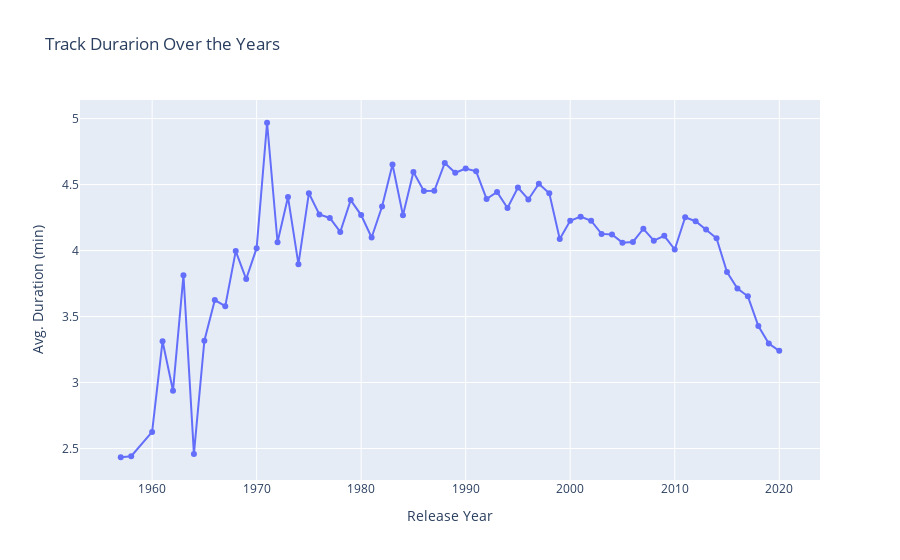

Source (notebook cell):
### Markdown cell above
**Discovering changes in track duration over time**

### Code cell
df['duration_min'] = df['duration in sec'] / 60

# Group by 'release_year' and calculate the average duration for each year
average_duration_by_year = df.groupby('release_year')['duration_min'].mean().reset_index()

# Plot the changes in average track duration over the years
fig = px.line(average_duration_by_year, x='release_year', y='duration_min', markers=True, labels={'release_year': 'Release Year', 'duration_min': 'Avg. Duration (min)'},
              title='Track Durarion Over the Years')
fig.show()

### Figure 1 — Plotly figure (JSON) as saved in the notebook; plotly's stock layout.template omitted (floating-point values rounded to 4 significant figures)
{"data": [{"hovertemplate": "Release Year=%{x}<br>Avg. Duration (min)=%{y}<extra></extra>", "legendgroup": "", "line": {"color": "#636efa", "dash": "solid"}, "marker": {"symbol": "circle"}, "mode": "markers+lines", "name": "", "orientation": "v", "showlegend": false, "type": "scatter", "x": [1957, 1958, 1960, 1961, 1962, 1963, 1964, 1965, 1966, 1967, 1968, 1969, 1970, 1971, 1972, 1973, 1974, 1975, 1976, 1977, 1978, 1979, 1980, 1981, 1982, 1983, 1984, 1985, 1986, 1987, 1988, 1989, 1990, 1991, 1992, 1993, 1994, 1995, 1996, 1997, 1998, 1999, 2000, 2001, 2002, 2003, 2004, 2005, 2006, 2007, 2008, 2009, 2010, 2011, 2012, 2013, 2014, 2015, 2016, 2017, 2018, 2019, 2020], "xaxis": "x", "y": [2.434, 2.442, 2.626, 3.313, 2.938, 3.813, 2.46, 3.317, 3.625, 3.579, 3.996, 3.784, 4.018, 4.968, 4.063, 4.405, 3.897, 4.435, 4.274, 4.247, 4.141, 4.383, 4.269, 4.099, 4.334, 4.652, 4.268, 4.595, 4.452, 4.453, 4.664, 4.59, 4.621, 4.6, 4.391, 4.444, 4.323, 4.477, 4.387, 4.506, 4.434, 4.087, 4.226, 4.257, 4.226, 4.126, 4.122, 4.06, 4.066, 4.166, 4.075, 4.112, 4.008, 4.252, 4.223, 4.16, 4.093, 3.838, 3.713, 3.654, 3.428, 3.295, 3.24], "yaxis": "y"}], "layout": {"legend": {"tracegroupgap": 0}, "title": {"text": "Track Durarion Over the Years"}, "xaxis": {"anchor": "y", "domain": [0, 1], "title": {"text": "Release Year"}}, "yaxis": {"anchor": "x", "domain": [0, 1], "title": {"text": "Avg. Duration (min)"}}}}
